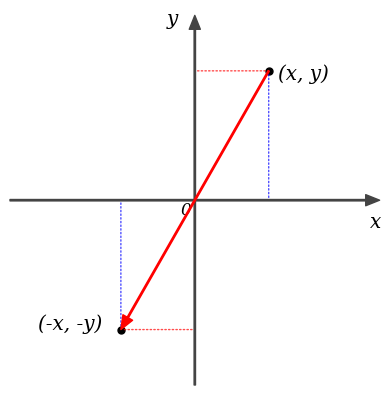

Source code (Python):
import numpy as np
from matplotlib import pyplot

ax = 0

def init_graph():
    global ax

    size = 10
    col = '#444444'
    
    fig = pyplot.figure()
    ax = fig.add_subplot(111)
    ax.set_aspect('equal') # アスペクト比イコール
    
    point_x = {'start': [-size, 0], 'end': [size, 0]}
    point_y = {'start': [0, -size], 'end': [0, size]}

    ax.annotate('', xy=point_x['end'], xytext=point_x['start'],  # X軸
                arrowprops=dict(shrink=0, width=1, headwidth=8, 
                                headlength=10, connectionstyle='arc3',
                                facecolor=col, edgecolor=col)
               )
    ax.annotate('', xy=point_y['end'], xytext=point_y['start'],  # Y軸
                arrowprops=dict(shrink=0, width=1, headwidth=8, 
                                headlength=10, connectionstyle='arc3',
                                facecolor=col, edgecolor=col)
               )


    # グラフの範囲
    ax.set_xlim([-size, size])
    ax.set_ylim([-size, size])

    ax.axis("off") # 外枠の軸を消す
    ax.text(-0.8, -0.8, "0", fontstyle='oblique', fontname='serif', fontsize="large") # 原点０の表示
    ax.text(size * 0.95, -1.5, "x", fontstyle='oblique', fontname='serif', fontsize="x-large") # xの表示
    ax.text(-1.5, size * 0.95, "y", fontstyle='oblique', fontname='serif', fontsize="x-large") # yの表示
    


def draw_vec(x, y, col):
    global ax
    point = {'start': [0, 0], 'end': [x, y]}
    ax.annotate('', xy=point['end'], xytext=point['start'],
                arrowprops=dict(shrink=0, width=1, headwidth=8, 
                                headlength=10, connectionstyle='arc3',
                                facecolor=col, edgecolor=col))

def draw_vec2(x0, y0, x1, y1, col):
    global ax
    point = {'start': [x0, y0], 'end': [x1, y1]}
    ax.annotate('', xy=point['end'], xytext=point['start'],
                arrowprops=dict(shrink=0, width=1, headwidth=8, 
                                headlength=10, connectionstyle='arc3',
                                facecolor=col, edgecolor=col))

def draw_line(x0, y0, x1, y1, col):
    global ax
    point = {'start': [x0, y0], 'end': [x1, y1]}
    ax.annotate('', xy=point['end'], xytext=point['start'],
            arrowprops=dict(arrowstyle='-', 
                            connectionstyle='arc3', 
                            facecolor=col, edgecolor=col))

def draw_dline(x0, y0, x1, y1, col):
    global ax
    point = {'start': [x0, y0], 'end': [x1, y1]}
    ax.annotate('', xy=point['end'], xytext=point['start'],
            arrowprops=dict(arrowstyle='-', 
                            connectionstyle='arc3', 
                            linestyle='dotted',
                            alpha=0.7,
                            facecolor=col, edgecolor=col))

def draw_text(x, y, s):
    global ax
    ax.text(x, y, s, fontstyle='oblique', fontname='serif', fontsize="x-large") 

def draw_dot(x, y):
    pyplot.plot(x,y,'black',marker='.', markersize=10)


init_graph()
draw_dline(0, 7, 4, 7, 'red')
draw_dline(0, -7, -4, -7, 'red')
draw_dline(4, 0, 4, 7, 'blue')
draw_dline(-4, 0, -4, -7, 'blue')

draw_vec2(4, 7, -4, -7, 'red')

draw_dot(4, 7)
draw_dot(-4, -7)

draw_text(4.5, 6.5, '(x, y)')
draw_text(-8.5, -7, "(-x, -y)")

pyplot.show()
